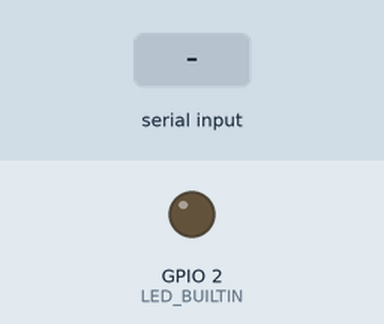
The sketch below on a simulated ESP32. On the bench: output pins drawn as LEDs (lit = HIGH). The test bench sets the inputs (shaded band). WiFi joins after 1.5 s; servers stay silent unless stated; no MQTT or app messages arrive unless stated; what the sketch prints to the serial monitor is not drawn.

Above: at 2.8 s.
2.9 s: "1\n" received over the second serial link
At 3.9 s:
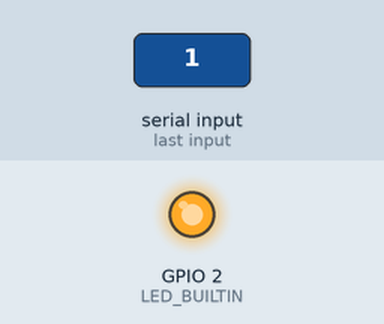
8.0 s: "0\n" received over the second serial link
At 9.0 s:
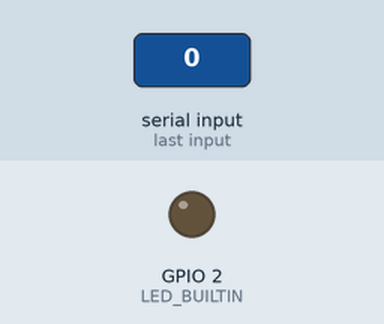
9.5 s: "2\n" received over the second serial link
At 10.2 s:
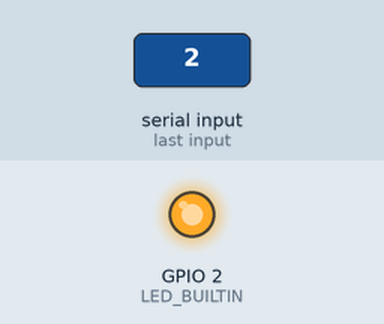
Timing chart, 0 to 12.5 s (numbered marks = the images above; inputs shaded):
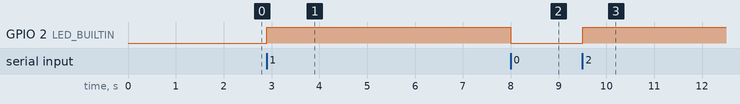

Measured:
- after the input at 2.9 s, GPIO 2 (LED_BUILTIN): LOW → HIGH at once
- after the input at 8.0 s, GPIO 2 (LED_BUILTIN): HIGH → LOW at once
- after the input at 9.5 s, GPIO 2 (LED_BUILTIN): LOW → HIGH at once

The sketch:

ESP32.ino
```cpp
#include <WiFi.h>
#include <PubSubClient.h>

/* ====== Wi-Fi ====== */
const char* WIFI_SSID = "JAMZ";
const char* WIFI_PASS = "F4MP31UCH3";

/* ====== MQTT público (Mosquitto) ====== */
const char* MQTT_HOST = "test.mosquitto.org";
const uint16_t MQTT_PORT = 1883;

/* ====== Topics ====== */
const char* TOPIC_BASE   = "julio";
const char* TOPIC_PUB    = "julio/prueba";     // ping de prueba cada 5 s
const char* TOPIC_DATA   = "julio/sensores";   // lo que llegue del Mega por Serial2
const char* TOPIC_CMD    = "julio/cmd";        // comandos hacia el Mega
const char* TOPIC_STATUS = "julio/status";     // LWT/estado

/* ====== UART hacia Mega ====== */
#define RX2_PIN 16  // ESP32 RX2  ← Mega TX1 (18) con divisor
#define TX2_PIN 17  // ESP32 TX2  → Mega RX1 (19) directo

#ifndef LED_BUILTIN
#define LED_BUILTIN 2  // en muchos WROOM el LED controlable es GPIO2 (si no, prueba 5)
#endif

WiFiClient wifiClient;
PubSubClient mqtt(wifiClient);

/* ====== Utils ====== */
String uniqueClientId() {
  uint8_t mac[6]; WiFi.macAddress(mac);
  char buf[40];
  snprintf(buf, sizeof(buf), "ESP32Julio-%02X%02X%02X", mac[3], mac[4], mac[5]);
  return String(buf);
}

void mqttCallback(char* topic, byte* payload, unsigned int len) {
  // Reenviar comandos al Mega (texto plano, termina en \n)
  String msg; msg.reserve(len);
  for (unsigned int i=0;i<len;i++) msg += (char)payload[i];
  msg.trim();
  Serial.printf("[MQTT][%s] %s\n", topic, msg.c_str());
  if (String(topic) == TOPIC_CMD) {
    Serial2.println(msg);
  }
}

void connectWifi() {
  if (WiFi.status() == WL_CONNECTED) return;
  WiFi.mode(WIFI_STA);
  WiFi.begin(WIFI_SSID, WIFI_PASS);
  Serial.printf("WiFi: conectando a %s", WIFI_SSID);
  while (WiFi.status() != WL_CONNECTED) {
    delay(400); Serial.print('.');
  }
  Serial.printf("\nWiFi OK. IP: %s\n", WiFi.localIP().toString().c_str());
}

void connectMqtt() {
  mqtt.setServer(MQTT_HOST, MQTT_PORT);
  mqtt.setCallback(mqttCallback);

  String cid = uniqueClientId();
  Serial.printf("MQTT: conectando a %s como %s\n", MQTT_HOST, cid.c_str());

  while (!mqtt.connected()) {
    // LWT: si el ESP32 cae, broker publicará "offline" en julio/status
    if (mqtt.connect(cid.c_str(), nullptr, nullptr, TOPIC_STATUS, 0, false, "offline")) {
      Serial.println("MQTT conectado");
      mqtt.publish(TOPIC_STATUS, "online", false);
      mqtt.subscribe(TOPIC_CMD);
    } else {
      Serial.printf("Fallo rc=%d, reintento en 2s\n", mqtt.state());
      delay(2000);
    }
  }
}

void setup() {
  Serial.begin(115200);                          // monitor del ESP32
  Serial2.begin(115200, SERIAL_8N1, RX2_PIN, TX2_PIN);
  pinMode(LED_BUILTIN, OUTPUT); digitalWrite(LED_BUILTIN, LOW);

  connectWifi();
  connectMqtt();
}

void loop() {
  // mantener conexiones
  if (WiFi.status() != WL_CONNECTED) connectWifi();
  if (!mqtt.connected()) connectMqtt();
  mqtt.loop();

  // 1) Publicación de latido cada 5 s
  static unsigned long lastPing = 0;
  if (millis() - lastPing >= 5000) {
    lastPing = millis();
    mqtt.publish(TOPIC_PUB, "Hola desde ESP32");
    Serial.println("[PUB] julio/prueba -> Hola desde ESP32");
  }

  // 2) Leer líneas del Mega por Serial2 y publicarlas
  if (Serial2.available()) {
    String line = Serial2.readStringUntil('\n');
    line.trim();
    if (line.length()) {
      mqtt.publish(TOPIC_DATA, line.c_str(), false);
      digitalWrite(LED_BUILTIN, !digitalRead(LED_BUILTIN)); // toggle en cada publicación
      Serial.printf("[PUB] %s -> %s\n", TOPIC_DATA, line.c_str());
    }
  }

  // (Opcional) puente PC->Mega para depurar
  while (Serial.available()) Serial2.write(Serial.read());
}
```
